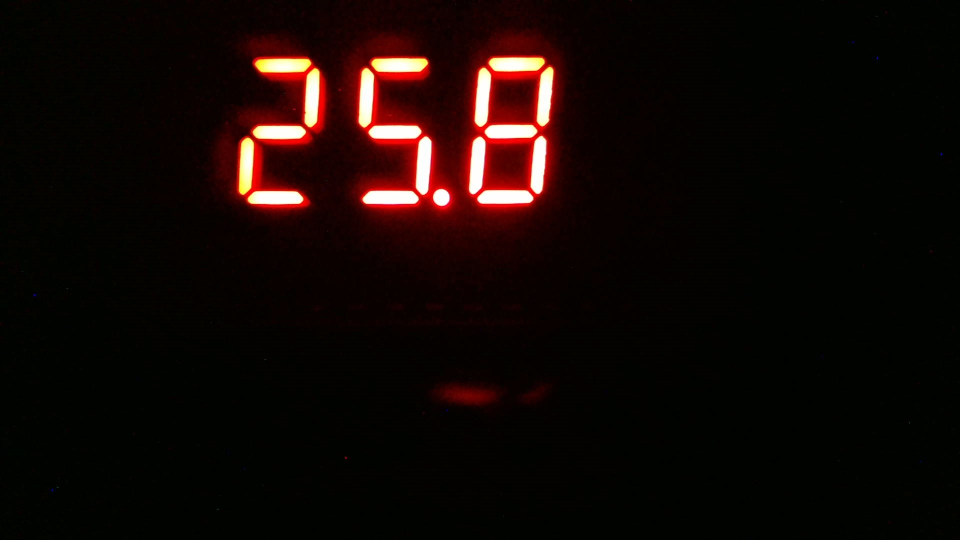
#> input picture test1.jpg, 1920 x 1080 px, given in place of the camera (shown at 1/2 size)
$ python videotest.py   (older library calls are emulated)
#> lines starting #> are read from the running program, lines starting #| are printed output that depends on the picture
### UsbVideo.py
import cv2
import numpy as np
#from matplotlib import pyplot as plt


# 寻找圆形小数点的位置 返回小数点横坐标和缩放比例
# 会出现找不到圆形的情况 目前的想法是 检测出数字框 然后每个数字框横坐标加一些像素 能得到不是全白的就是小数点的位置
# [15 lines left out: function circle_position, not called in this run]


# 拍个照
class CaptureVideo:
    @staticmethod
    def cap_video():
        # 定义摄像头
        capture = cv2.VideoCapture(0)
        error_str = " IO Error"
        if capture.isOpened() is False:
            raise error_str
        capture.set(3, 1920)
        capture.set(4, 1080)
        alpha = float(2.5)
        # cv2.namedWindow("Capture", cv2.WINDOW_NORMAL)

        while capture.isOpened():

            ret, image = capture.read()
#> image is the input picture: shape (1080, 1920, 3); mean B, G, R 5.3, 8.1, 18.8

            if ret is False:
                continue

            # 这里进行像素截取 取到屏幕位置 应当是一个固定的位置
            # 下面的所用到的image应当是截取之后的
            # 最后不存储的话 应该返回一个img的数组
            exposure_img = cv2.multiply(image, np.array([alpha]))
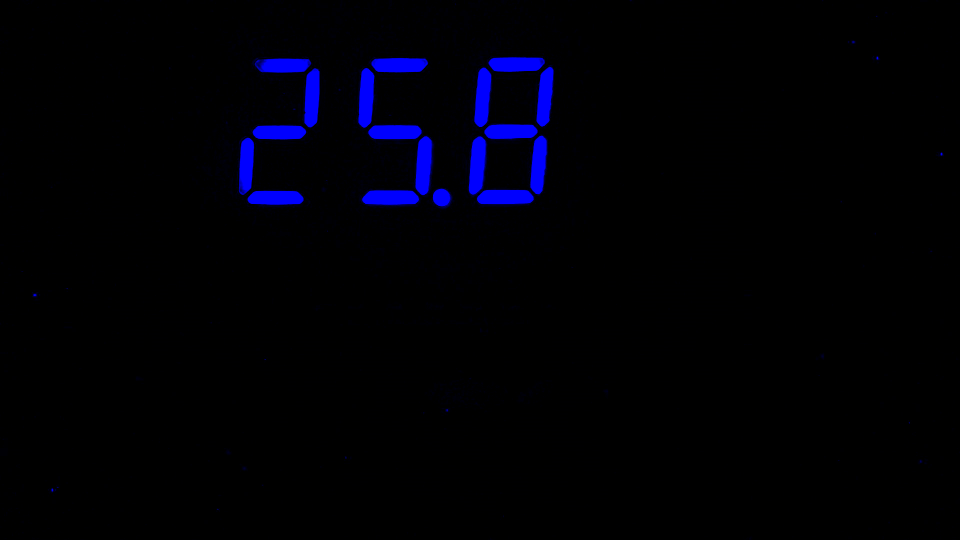
#> exposure_img: shape (1080, 1920, 3) (shown at 1/2 size); mean B, G, R 6.7, 0, 0
            img2gray = cv2.cvtColor(exposure_img, cv2.COLOR_BGR2GRAY)
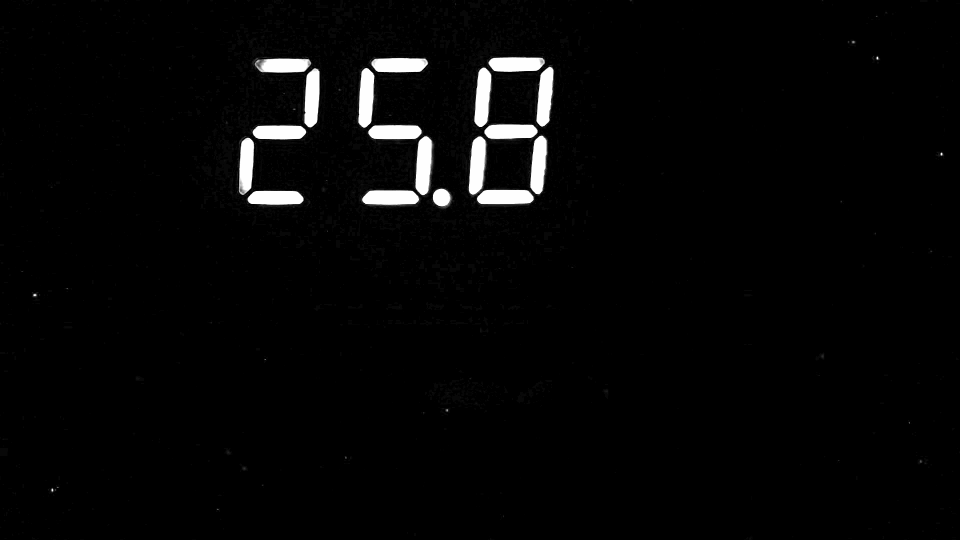
#> img2gray: shape (1080, 1920) (shown at 1/2 size); min 0, max 29, mean 0.7; drawn with min black and max white

            cv2.imshow("Capture", img2gray)

            if cv2.waitKey(1) & 0xFF == ord('q'):
#> (key q is pressed here)
                break

        capture.release()
        cv2.destroyAllWindows()


class HandelImage:
    # [77 lines left out: functions __init__, img_erode, img_dilate, img_open, img_close, img_contours and 1 more, not called in this run]

### videotest.py
from UsbVideo import CaptureVideo


def test_this():
    CaptureVideo.cap_video()


if __name__ == '__main__':
    test_this()

$ run again, on ggg.jpg
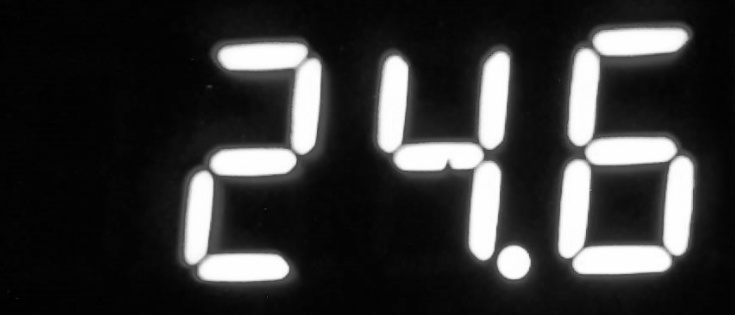
#> input picture ggg.jpg, 735 x 315 px, given in place of the camera
#> in cap_video, image is the input picture: shape (315, 735, 3); min 0, max 255, mean 52.6
#> in cap_video, `exposure_img = cv2.multiply(image, np.array([alpha]))`:
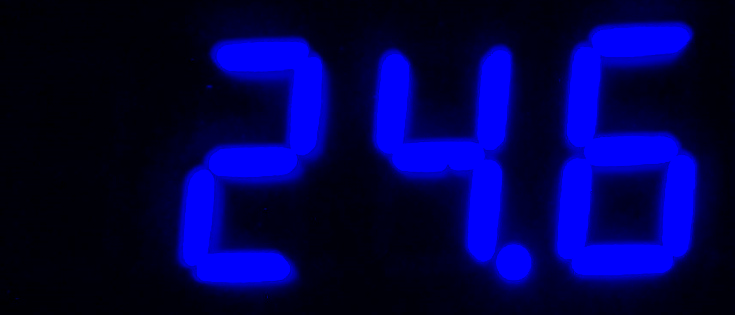
#> exposure_img: shape (315, 735, 3); mean B, G, R 77, 0, 0
#> in cap_video, `img2gray = cv2.cvtColor(exposure_img, cv2.COLOR_BGR2GRAY)`:
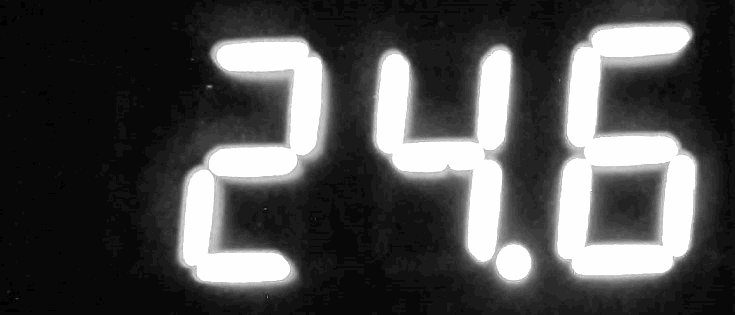
#> img2gray: shape (315, 735); min 0, max 29, mean 8.8; drawn with min black and max white
